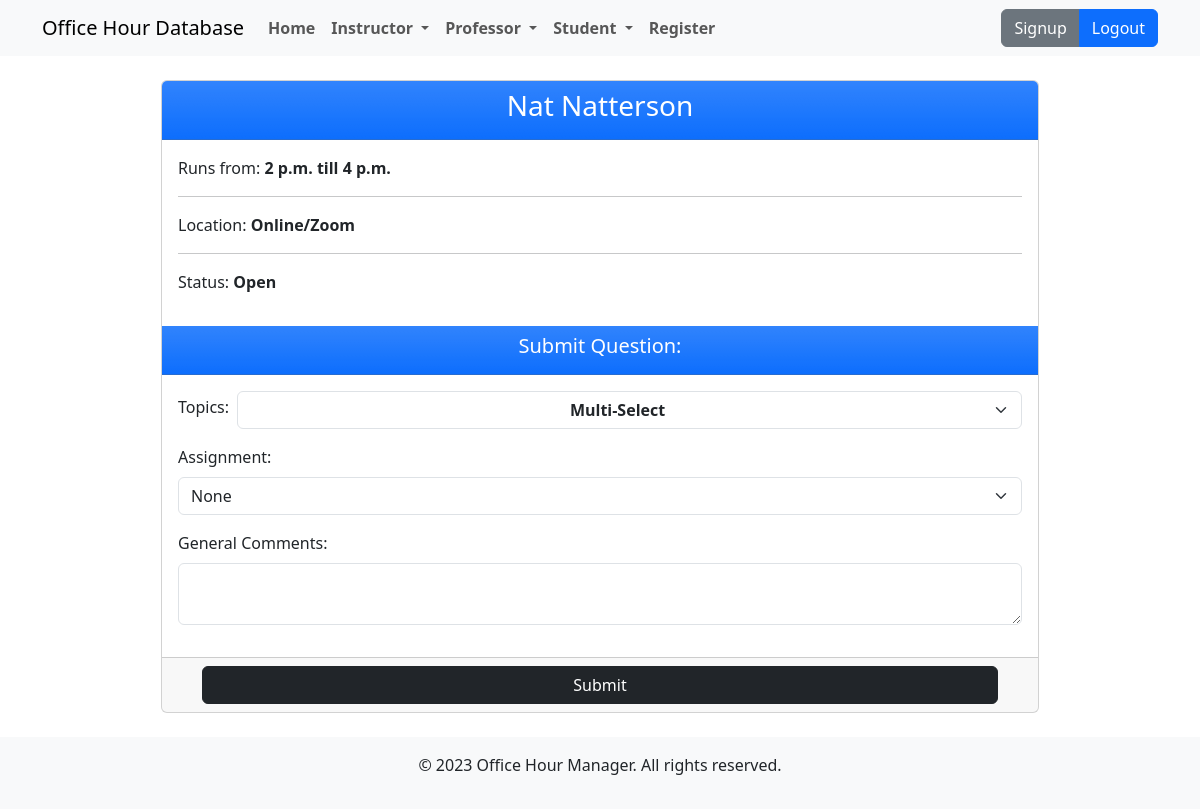
Page /student/office-hours/1/question/create/ (signed in) on the committed database.
### website/models/account_models.py (models this page shows, shortened)
class UniversityMember(AbstractUser):
    is_student = models.BooleanField(default=True)
    is_instructor = models.BooleanField(default=False)

### website/models/core_models.py (models this page shows, shortened)
class AutoValidateMixin:
    def save(self, **kwargs):
        def has_and_callable(obj, name):
            return hasattr(obj, name) and callable(getattr(obj, name))
        if has_and_callable(super(), 'full_clean') and has_and_callable(super(), 'save'):
            full_clean = getattr(super(), 'full_clean')
            save = getattr(super(), 'save')
            full_clean()
            save(**kwargs)
        else:
            raise AttributeError('Error! The object does not have a save() or full_clean() method'
                                 'Please ensure that the mixin is the first item in the inheritance hierarchy.')

class OfficeHourSession(AutoValidateMixin, models.Model):
    ohs_instructor = models.ForeignKey(Instructor, on_delete=models.CASCADE)
    ohs_start_time = models.DateTimeField()
    ohs_end_time = models.DateTimeField()
    ohs_status = models.CharField(choices=OHSStatus.choices, default=OHSStatus.OPEN, max_length=6)
    ohs_class = models.ForeignKey(Class, on_delete=models.CASCADE)
    ohs_location = models.ForeignKey(Location, on_delete=models.CASCADE)

class Location(AutoValidateMixin, models.Model):
    location_name = models.CharField(max_length=32, unique=True)

### website/views/student_views.py (the view, shortened to what this page needs)
# urls.py: path('student/office-hours/<int:ohs_id>/question/create/', website_views.student_ohq_create,
@student_or_superuser_required()
@ohq_class_enrollment_required
def student_ohq_create(request, ohs_id):
    ohs = get_object_or_404(OfficeHourSession, id=ohs_id)
    errors = {}
    return render(request, 'website/student/ohq-create.html', {'ohs': ohs, 'errors': errors})

### website/models/core_models.py (called while the page is built)
    def __str__(self):
        return f'{self.semester_name} {self.semester_year}'

    def __str__(self):
        return f'{self.class_course.course_subject} {self.class_course.course_catalog_number} {self.class_semester}'

    def __str__(self):
        return f'{self.assignment_name}'

### website/templatetags/bootstrap_tags.py (called while the page is built)
@register.inclusion_tag('website/templatetags/bs_error.html')
def bs_errors(errors):
    return {'errors': errors}

### website/views/student_views.py (called while the page is built)
def ohq_class_enrollment_required(view):
    @functools.wraps(view)
    def test_request(request, ohs_id):
        ohs = get_object_or_404(OfficeHourSession, id=ohs_id)
        if Registration.objects.filter(
                reg_class=ohs.ohs_class,
                reg_user=request.user,
                reg_type=RegistrationType.STUDENT
        ).exists():
            print(f'user passes test for class {ohs.ohs_class}')
            return view(request, ohs_id)
        else:
            print(f'user failed test for class {ohs.ohs_class}')
            return permission_denied(request, 'You do not have permission to access this office hour session.')
    return test_request

### templates/website/student/ohq-create.html (shortened to what this page needs)
{% extends 'website/component/base.html' %}
{% load bootstrap_tags %}
{% block content %}
  {% with ohs.ohs_class as class %}
  <form method="post">
    <section class="card m-4">
      <div class="card-header text-center bg-primary bg-gradient text-white">
        {% with ohs.ohs_instructor.instructor_user as instructor %}
        <h3>{{ instructor.first_name }} {{ instructor.last_name }}</h3>
        {% endwith %}
      </div>
      <div class="card-body">
        <div class="mb-3">
          <p>Runs from: <b>{{ ohs.ohs_start_time.time }} till {{ ohs.ohs_end_time.time }}</b></p>
        </div>
        <hr>
        <div class="mb-3">
          <p>Location: <b>{{ ohs.ohs_location.location_name }}</b></p>
        </div>
        <hr>
        <div class="mb-3">
          <p>Status: <b>{{ ohs.ohs_status|lower|capfirst }}</b></p>
        </div>
      </div>
      <div class="card-header bg-primary bg-gradient text-center text-white">
        <h5>Submit Question:</h5>
      </div>
      <div class="card-body">
          <div class="btn-group mb-3 w-100">
            <label for="dropdownMenuClickableInside" class="form-label me-2 mt-1">
              Topics:
            </label>
            <button class="form-select fw-bold" type="button" id="dropdownMenuClickableInside" data-bs-toggle="dropdown" data-bs-auto-close="outside" aria-expanded="false">
              Multi-Select
            </button>
          </div>
          <div class="mb-3">
            <label for="ohq_assignment" class="form-label">Assignment:</label>
            <select class="form-select" id="ohq_assignment" name="ohq_assignment">
              <option name="ohq_assignment" value="" selected>None</option>
            </select>
          </div>
          <div class="mb-3">
            <label for="ohq_student_comment" class="form-label">General Comments:</label>
            <textarea class="form-control" id="ohq_student_comment" name="ohq_student_comment" rows="2"></textarea>
          </div>
      </div>
      <div class="card-footer d-flex align-contents-center">
        <button type="submit" class="btn btn-dark ms-4 flex-grow-1 me-4">Submit</button>
      </div>
    </section>
  </form>
  {% endwith %}
{% endblock content %}

### static/website/css/base.css (style rules this page uses)
body { min-height: 100vh; display: flex; flex-direction: column; }

### rows in the picture
UniversityMember: first_name "Nat", last_name "Natterson"
OfficeHourSession: ohs_start_time.time "2 p.m.", ohs_end_time.time "4 p.m.", ohs_location.location_name "Online/Zoom", ohs_status "Open"
